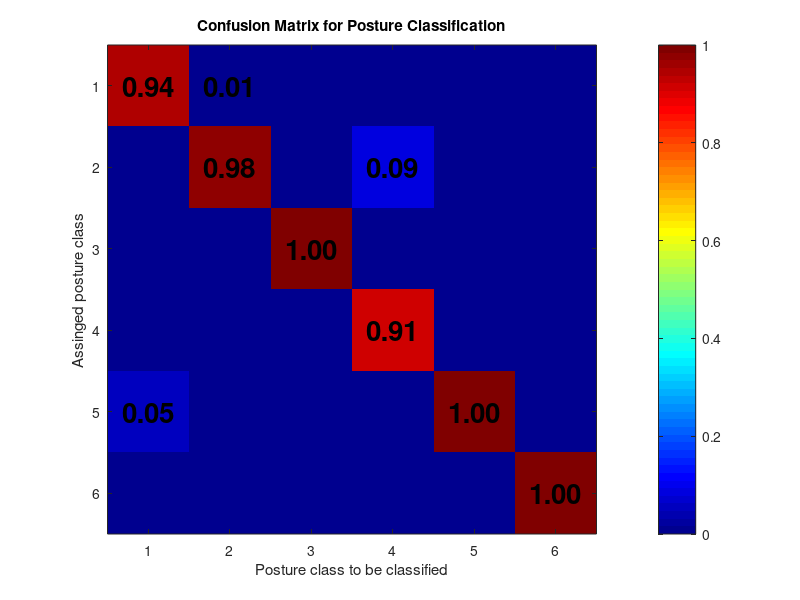
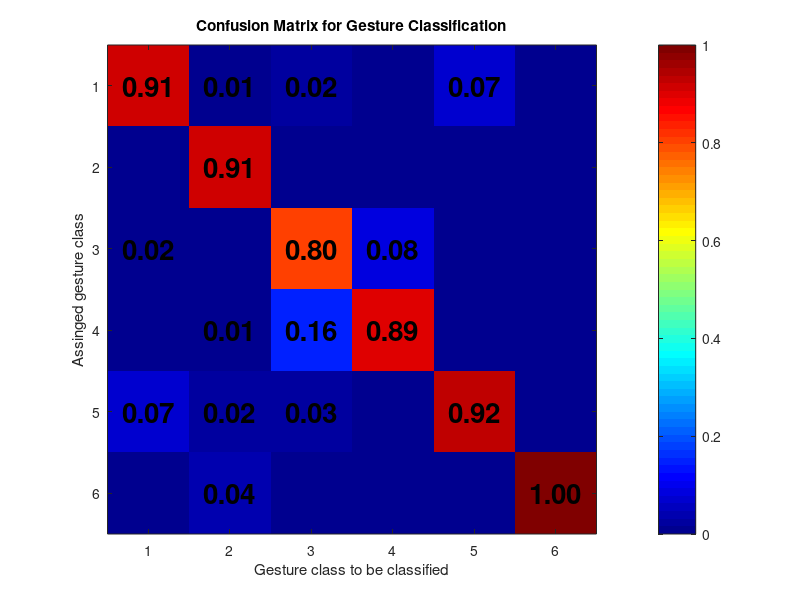

The MATLAB script that drew these images, in order:
function plotCM()

close all;

figure('name', 'Confusion Matrix for Posture Classification');

load cvresults_static.mat

cm = results{1}.cmTotal/(results{1}.nTest * results{1}.nPartitions/6);

colormap(jet)
imagesc(cm(2:end,2:end))
colorbar
axis('square')
title('Confusion Matrix for Posture Classification')
xlabel('Posture class to be classified')
ylabel('Assinged posture class')

for n = 2:size(cm,2)
    for m = 2:size(cm,1)  
        if (cm(m,n) >= 0.01)
        text(n-1,m-1, num2str(cm(m,n), '%1.2f'), 'FontWeight','Bold','FontSize',20, 'HorizontalAlignment', 'center');
        end
    end
end
print('plots/cm_postures','-dpng')

figure('name', 'Confusion Matrix for Gesture Classification');

load cvresults_dyn.mat

cm = results{1}.cmTotal/(results{1}.nTest * results{1}.nPartitions/6);

colormap(jet)
imagesc(cm(2:end,2:end))
colorbar
axis('square')
title('Confusion Matrix for Gesture Classification')
xlabel('Gesture class to be classified')
ylabel('Assinged gesture class')

for n = 2:size(cm,2)
    for m = 2:size(cm,1)  
        if (cm(m,n) >= 0.01)
        text(n-1,m-1, num2str(cm(m,n), '%1.2f'), 'FontWeight','Bold','FontSize',20, 'HorizontalAlignment', 'center');
        end
    end
end

print('plots/cm_gestures','-dpng')